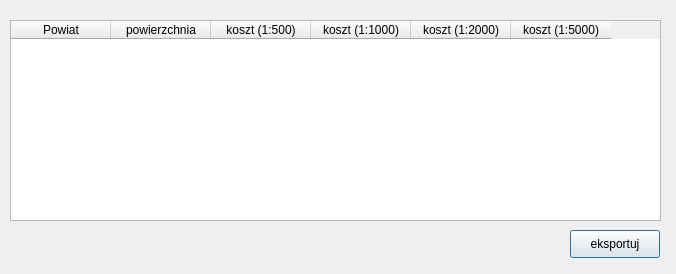
<?xml version="1.0" encoding="UTF-8"?>
<ui version="4.0">
 <class>dlgCosts</class>
 <widget class="QDialog" name="dlgCosts">
  <property name="geometry">
   <rect>
    <x>0</x>
    <y>0</y>
    <width>676</width>
    <height>274</height>
   </rect>
  </property>
  <property name="windowTitle">
   <string>Koszty map w powiatach</string>
  </property>
  <widget class="QTableWidget" name="tblCosts">
   <property name="geometry">
    <rect>
     <x>10</x>
     <y>20</y>
     <width>651</width>
     <height>201</height>
    </rect>
   </property>
   <property name="alternatingRowColors">
    <bool>true</bool>
   </property>
   <column>
    <property name="text">
     <string>Powiat</string>
    </property>
   </column>
   <column>
    <property name="text">
     <string>powierzchnia</string>
    </property>
   </column>
   <column>
    <property name="text">
     <string>koszt (1:500)</string>
    </property>
   </column>
   <column>
    <property name="text">
     <string>koszt (1:1000)</string>
    </property>
   </column>
   <column>
    <property name="text">
     <string>koszt (1:2000)</string>
    </property>
   </column>
   <column>
    <property name="text">
     <string>koszt (1:5000)</string>
    </property>
   </column>
  </widget>
  <widget class="QPushButton" name="exportBtn">
   <property name="geometry">
    <rect>
     <x>570</x>
     <y>230</y>
     <width>90</width>
     <height>28</height>
    </rect>
   </property>
   <property name="text">
    <string>eksportuj</string>
   </property>
  </widget>
 </widget>
 <resources/>
 <connections>
  <connection>
   <sender>exportBtn</sender>
   <signal>clicked()</signal>
   <receiver>tblCosts</receiver>
   <slot>reset()</slot>
   <hints>
    <hint type="sourcelabel">
     <x>614</x>
     <y>243</y>
    </hint>
    <hint type="destinationlabel">
     <x>335</x>
     <y>120</y>
    </hint>
   </hints>
  </connection>
 </connections>
</ui>
